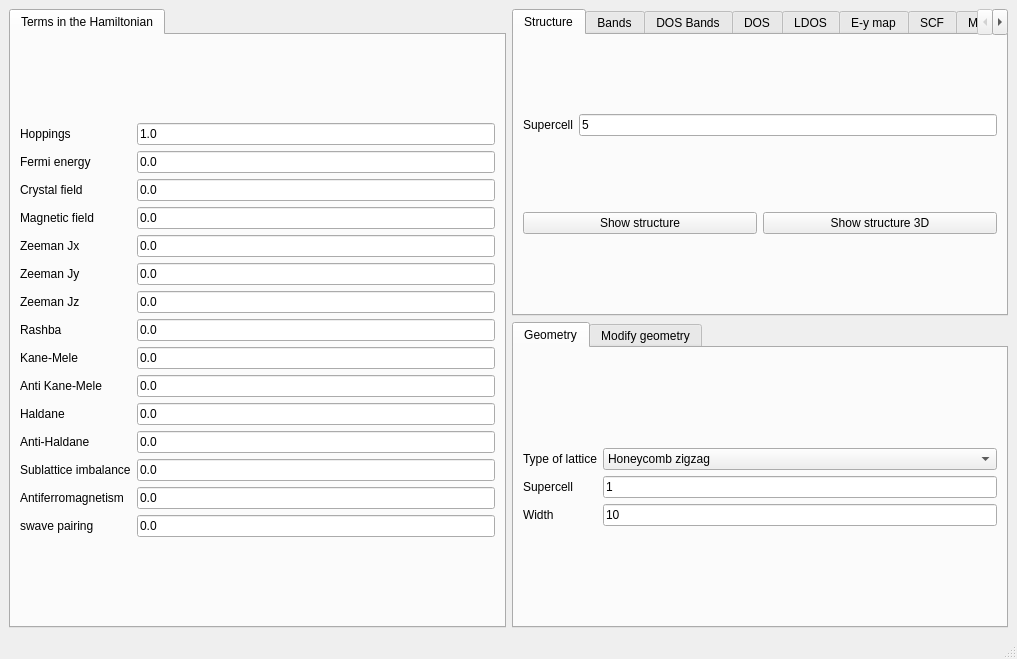
<?xml version="1.0" encoding="UTF-8"?>
<ui version="4.0">
 <class>MainWindow</class>
 <widget class="QMainWindow" name="MainWindow">
  <property name="geometry">
   <rect>
    <x>0</x>
    <y>0</y>
    <width>1017</width>
    <height>659</height>
   </rect>
  </property>
  <property name="windowTitle">
   <string>1D systems</string>
  </property>
  <widget class="QWidget" name="centralwidget">
   <layout class="QGridLayout" name="gridLayout_7">
    <item row="0" column="0" rowspan="2">
     <widget class="QTabWidget" name="tabWidget_2">
      <property name="currentIndex">
       <number>0</number>
      </property>
      <widget class="QWidget" name="tab_3">
       <attribute name="title">
        <string>Terms in the Hamiltonian</string>
       </attribute>
       <layout class="QGridLayout" name="gridLayout_19">
        <item row="0" column="0">
         <layout class="QGridLayout" name="gridLayout">
          <item row="14" column="1">
           <widget class="QLineEdit" name="swave">
            <property name="text">
             <string>0.0</string>
            </property>
           </widget>
          </item>
          <item row="6" column="1">
           <widget class="QLineEdit" name="Bz">
            <property name="text">
             <string>0.0</string>
            </property>
           </widget>
          </item>
          <item row="4" column="1">
           <widget class="QLineEdit" name="Bx">
            <property name="text">
             <string>0.0</string>
            </property>
           </widget>
          </item>
          <item row="6" column="0">
           <widget class="QLabel" name="label_5">
            <property name="text">
             <string>Zeeman Jz</string>
            </property>
           </widget>
          </item>
          <item row="12" column="1">
           <widget class="QLineEdit" name="mAB">
            <property name="text">
             <string>0.0</string>
            </property>
           </widget>
          </item>
          <item row="5" column="1">
           <widget class="QLineEdit" name="By">
            <property name="text">
             <string>0.0</string>
            </property>
           </widget>
          </item>
          <item row="1" column="0">
           <widget class="QLabel" name="label">
            <property name="text">
             <string>Fermi energy</string>
            </property>
           </widget>
          </item>
          <item row="3" column="1">
           <widget class="QLineEdit" name="peierls">
            <property name="enabled">
             <bool>true</bool>
            </property>
            <property name="text">
             <string>0.0</string>
            </property>
           </widget>
          </item>
          <item row="8" column="1">
           <widget class="QLineEdit" name="kanemele">
            <property name="text">
             <string>0.0</string>
            </property>
           </widget>
          </item>
          <item row="10" column="0">
           <widget class="QLabel" name="label_24">
            <property name="text">
             <string>Haldane</string>
            </property>
           </widget>
          </item>
          <item row="11" column="1">
           <widget class="QLineEdit" name="antihaldane">
            <property name="text">
             <string>0.0</string>
            </property>
           </widget>
          </item>
          <item row="14" column="0">
           <widget class="QLabel" name="label_26">
            <property name="text">
             <string>swave pairing</string>
            </property>
           </widget>
          </item>
          <item row="1" column="1">
           <widget class="QLineEdit" name="fermi">
            <property name="enabled">
             <bool>true</bool>
            </property>
            <property name="text">
             <string>0.0</string>
            </property>
           </widget>
          </item>
          <item row="7" column="1">
           <widget class="QLineEdit" name="rashba">
            <property name="text">
             <string>0.0</string>
            </property>
           </widget>
          </item>
          <item row="10" column="1">
           <widget class="QLineEdit" name="haldane">
            <property name="text">
             <string>0.0</string>
            </property>
           </widget>
          </item>
          <item row="13" column="1">
           <widget class="QLineEdit" name="mAF">
            <property name="text">
             <string>0.0</string>
            </property>
           </widget>
          </item>
          <item row="7" column="0">
           <widget class="QLabel" name="label_10">
            <property name="text">
             <string>Rashba</string>
            </property>
           </widget>
          </item>
          <item row="8" column="0">
           <widget class="QLabel" name="label_11">
            <property name="text">
             <string>Kane-Mele</string>
            </property>
           </widget>
          </item>
          <item row="4" column="0">
           <widget class="QLabel" name="label_3">
            <property name="text">
             <string>Zeeman Jx</string>
            </property>
           </widget>
          </item>
          <item row="5" column="0">
           <widget class="QLabel" name="label_4">
            <property name="text">
             <string>Zeeman Jy</string>
            </property>
           </widget>
          </item>
          <item row="12" column="0">
           <widget class="QLabel" name="label_12">
            <property name="text">
             <string>Sublattice imbalance</string>
            </property>
           </widget>
          </item>
          <item row="3" column="0">
           <widget class="QLabel" name="label_14">
            <property name="text">
             <string>Magnetic field</string>
            </property>
           </widget>
          </item>
          <item row="13" column="0">
           <widget class="QLabel" name="label_13">
            <property name="text">
             <string>Antiferromagnetism</string>
            </property>
           </widget>
          </item>
          <item row="11" column="0">
           <widget class="QLabel" name="label_25">
            <property name="text">
             <string>Anti-Haldane</string>
            </property>
           </widget>
          </item>
          <item row="9" column="1">
           <widget class="QLineEdit" name="antikanemele">
            <property name="text">
             <string>0.0</string>
            </property>
           </widget>
          </item>
          <item row="9" column="0">
           <widget class="QLabel" name="label_37">
            <property name="text">
             <string>Anti Kane-Mele</string>
            </property>
           </widget>
          </item>
          <item row="2" column="1">
           <widget class="QLineEdit" name="crystalfield">
            <property name="text">
             <string>0.0</string>
            </property>
           </widget>
          </item>
          <item row="2" column="0">
           <widget class="QLabel" name="label_17">
            <property name="text">
             <string>Crystal field</string>
            </property>
           </widget>
          </item>
          <item row="0" column="1">
           <widget class="QLineEdit" name="hoppings">
            <property name="toolTip">
             <string extracomment="Hoppings of the system. If you put several numbers separated by commas, the first number is the 1st NN hopping, the second number the 2nd NN hopping, etc"/>
            </property>
            <property name="text">
             <string>1.0</string>
            </property>
           </widget>
          </item>
          <item row="0" column="0">
           <widget class="QLabel" name="label_21">
            <property name="text">
             <string>Hoppings</string>
            </property>
           </widget>
          </item>
         </layout>
        </item>
       </layout>
      </widget>
     </widget>
    </item>
    <item row="0" column="1">
     <widget class="QTabWidget" name="tabWidget_3">
      <property name="currentIndex">
       <number>0</number>
      </property>
      <widget class="QWidget" name="tab_4">
       <attribute name="title">
        <string>Structure</string>
       </attribute>
       <layout class="QGridLayout" name="gridLayout_9">
        <item row="1" column="0">
         <widget class="QPushButton" name="show_structure">
          <property name="text">
           <string>Show structure</string>
          </property>
         </widget>
        </item>
        <item row="1" column="1">
         <widget class="QPushButton" name="show_structure_3d">
          <property name="text">
           <string>Show structure 3D</string>
          </property>
         </widget>
        </item>
        <item row="0" column="0" colspan="2">
         <layout class="QGridLayout" name="gridLayout_3">
          <item row="0" column="1">
           <widget class="QLineEdit" name="nsuper_struct">
            <property name="text">
             <string>5</string>
            </property>
           </widget>
          </item>
          <item row="0" column="0">
           <widget class="QLabel" name="label_7">
            <property name="text">
             <string>Supercell</string>
            </property>
           </widget>
          </item>
         </layout>
        </item>
       </layout>
      </widget>
      <widget class="QWidget" name="tab_5">
       <attribute name="title">
        <string>Bands</string>
       </attribute>
       <layout class="QGridLayout" name="gridLayout_8">
        <item row="0" column="0">
         <widget class="QPushButton" name="show_bands">
          <property name="text">
           <string>Band structure</string>
          </property>
         </widget>
        </item>
        <item row="1" column="0">
         <layout class="QGridLayout" name="gridLayout_2">
          <item row="1" column="0">
           <widget class="QLabel" name="label_9">
            <property name="text">
             <string># kpoints</string>
            </property>
           </widget>
          </item>
          <item row="0" column="0">
           <widget class="QLabel" name="label_15">
            <property name="text">
             <string>Operator</string>
            </property>
           </widget>
          </item>
          <item row="0" column="1">
           <widget class="QComboBox" name="bands_color">
            <property name="currentIndex">
             <number>0</number>
            </property>
            <item>
             <property name="text">
              <string>None</string>
             </property>
            </item>
            <item>
             <property name="text">
              <string>y-position</string>
             </property>
            </item>
            <item>
             <property name="text">
              <string>Sx</string>
             </property>
            </item>
            <item>
             <property name="text">
              <string>Sy</string>
             </property>
            </item>
            <item>
             <property name="text">
              <string>Sz</string>
             </property>
            </item>
            <item>
             <property name="text">
              <string>Valley</string>
             </property>
            </item>
            <item>
             <property name="text">
              <string>IPR</string>
             </property>
            </item>
            <item>
             <property name="text">
              <string>Bulk</string>
             </property>
            </item>
            <item>
             <property name="text">
              <string>Edge</string>
             </property>
            </item>
           </widget>
          </item>
          <item row="1" column="1">
           <widget class="QLineEdit" name="nk_bands">
            <property name="text">
             <string>100</string>
            </property>
           </widget>
          </item>
         </layout>
        </item>
       </layout>
      </widget>
      <widget class="QWidget" name="tab_9">
       <attribute name="title">
        <string>DOS Bands</string>
       </attribute>
       <layout class="QVBoxLayout" name="verticalLayout_2">
        <item>
         <layout class="QGridLayout" name="gridLayout_11">
          <item row="0" column="1">
           <widget class="QLineEdit" name="delta_kbands">
            <property name="text">
             <string>0.02</string>
            </property>
           </widget>
          </item>
          <item row="0" column="0">
           <widget class="QLabel" name="label_27">
            <property name="text">
             <string>Smearing</string>
            </property>
           </widget>
          </item>
          <item row="1" column="1">
           <widget class="QLineEdit" name="ne_kbands">
            <property name="text">
             <string>400</string>
            </property>
           </widget>
          </item>
          <item row="1" column="0">
           <widget class="QLabel" name="label_28">
            <property name="text">
             <string># of energies</string>
            </property>
           </widget>
          </item>
          <item row="2" column="0">
           <widget class="QLabel" name="label_29">
            <property name="text">
             <string>Energy window</string>
            </property>
           </widget>
          </item>
          <item row="2" column="1">
           <widget class="QLineEdit" name="window_kbands">
            <property name="text">
             <string>3.0</string>
            </property>
           </widget>
          </item>
          <item row="3" column="0">
           <widget class="QLabel" name="label_30">
            <property name="text">
             <string>KPM scale</string>
            </property>
           </widget>
          </item>
          <item row="3" column="1">
           <widget class="QLineEdit" name="scale_kbands">
            <property name="text">
             <string>10.0</string>
            </property>
           </widget>
          </item>
          <item row="4" column="0">
           <widget class="QLabel" name="label_31">
            <property name="text">
             <string># vectors</string>
            </property>
           </widget>
          </item>
          <item row="4" column="1">
           <widget class="QLineEdit" name="nv_kbands">
            <property name="text">
             <string>3</string>
            </property>
           </widget>
          </item>
         </layout>
        </item>
        <item>
         <widget class="QPushButton" name="show_dosbands">
          <property name="toolTip">
           <string>This is equivalent to band structure calculation, but it can be applied for very large systems</string>
          </property>
          <property name="text">
           <string>Show DOS Bands</string>
          </property>
         </widget>
        </item>
       </layout>
      </widget>
      <widget class="QWidget" name="tab_6">
       <attribute name="title">
        <string>DOS</string>
       </attribute>
       <layout class="QGridLayout" name="gridLayout_14">
        <item row="1" column="0">
         <layout class="QGridLayout" name="gridLayout_5">
          <item row="0" column="0">
           <widget class="QLabel" name="label_16">
            <property name="text">
             <string>Smearing</string>
            </property>
           </widget>
          </item>
          <item row="0" column="1">
           <widget class="QLineEdit" name="dos_delta">
            <property name="text">
             <string>0.01</string>
            </property>
           </widget>
          </item>
          <item row="1" column="0">
           <widget class="QLabel" name="label_40">
            <property name="text">
             <string>Number of k-points</string>
            </property>
           </widget>
          </item>
          <item row="1" column="1">
           <widget class="QLineEdit" name="dos_nk">
            <property name="text">
             <string>400</string>
            </property>
           </widget>
          </item>
          <item row="2" column="1">
           <widget class="QLineEdit" name="dos_ewindow">
            <property name="text">
             <string>4.0</string>
            </property>
           </widget>
          </item>
          <item row="2" column="0">
           <widget class="QLabel" name="label_41">
            <property name="text">
             <string>Energy window</string>
            </property>
           </widget>
          </item>
         </layout>
        </item>
        <item row="2" column="0">
         <widget class="QPushButton" name="show_dos">
          <property name="text">
           <string>Density of states</string>
          </property>
         </widget>
        </item>
       </layout>
      </widget>
      <widget class="QWidget" name="tab_7">
       <attribute name="title">
        <string>LDOS</string>
       </attribute>
       <layout class="QGridLayout" name="gridLayout_6">
        <item row="0" column="0">
         <layout class="QGridLayout" name="gridLayout_22">
          <item row="0" column="1">
           <widget class="QLineEdit" name="multildos_ewindow">
            <property name="toolTip">
             <string>Energy window</string>
            </property>
            <property name="text">
             <string>1.5</string>
            </property>
           </widget>
          </item>
          <item row="3" column="1">
           <widget class="QLineEdit" name="multildos_delta">
            <property name="toolTip">
             <string>Energy smearing</string>
            </property>
            <property name="text">
             <string>0.03</string>
            </property>
           </widget>
          </item>
          <item row="3" column="0">
           <widget class="QLabel" name="label_36">
            <property name="text">
             <string>Smearing</string>
            </property>
           </widget>
          </item>
          <item row="0" column="0">
           <widget class="QLabel" name="label_42">
            <property name="text">
             <string>Energy window</string>
            </property>
           </widget>
          </item>
          <item row="1" column="1">
           <widget class="QLineEdit" name="multildos_nk">
            <property name="toolTip">
             <string>Number of kpoints used</string>
            </property>
            <property name="text">
             <string>50</string>
            </property>
           </widget>
          </item>
          <item row="6" column="0" colspan="2">
           <widget class="QPushButton" name="show_multildos">
            <property name="text">
             <string>Show LDOS</string>
            </property>
           </widget>
          </item>
          <item row="1" column="0">
           <widget class="QLabel" name="label_43">
            <property name="text">
             <string>Number of kpoints</string>
            </property>
           </widget>
          </item>
          <item row="2" column="0">
           <widget class="QLabel" name="label_44">
            <property name="text">
             <string>Number of unit cells</string>
            </property>
           </widget>
          </item>
          <item row="2" column="1">
           <widget class="QLineEdit" name="multildos_nrep">
            <property name="toolTip">
             <string>Number of replicas of the unit cell to plot</string>
            </property>
            <property name="text">
             <string>15</string>
            </property>
           </widget>
          </item>
          <item row="4" column="1">
           <widget class="QComboBox" name="basis_ldos">
            <property name="toolTip">
             <string>Choose the basis of the LDOS, projection onto the tight binding basis, or directly in true real space assuming a certain atomic-like wavefunction</string>
            </property>
            <item>
             <property name="text">
              <string>Tight binding</string>
             </property>
            </item>
            <item>
             <property name="text">
              <string>Real space atomic orbitals</string>
             </property>
            </item>
           </widget>
          </item>
          <item row="5" column="1">
           <widget class="QLineEdit" name="ratomic_ldos">
            <property name="toolTip">
             <string>Radii of the atomic-like wavefunctions put in every site. Only affects the result for ht eBasis &quot;Real space atomic orbitals&quot;</string>
            </property>
            <property name="text">
             <string>1.5</string>
            </property>
           </widget>
          </item>
          <item row="4" column="0">
           <widget class="QLabel" name="label_19">
            <property name="text">
             <string>Basis</string>
            </property>
           </widget>
          </item>
          <item row="5" column="0">
           <widget class="QLabel" name="label_20">
            <property name="text">
             <string>Local orbital radii</string>
            </property>
           </widget>
          </item>
         </layout>
        </item>
       </layout>
      </widget>
      <widget class="QWidget" name="tab_13">
       <attribute name="title">
        <string>E-y map</string>
       </attribute>
       <layout class="QGridLayout" name="gridLayout_13">
        <item row="0" column="0">
         <layout class="QGridLayout" name="gridLayout_23">
          <item row="2" column="1">
           <widget class="QLineEdit" name="ldos_delta">
            <property name="toolTip">
             <string>Energy smearing</string>
            </property>
            <property name="text">
             <string>0.03</string>
            </property>
           </widget>
          </item>
          <item row="2" column="0">
           <widget class="QLabel" name="label_38">
            <property name="text">
             <string>Smearing</string>
            </property>
           </widget>
          </item>
          <item row="0" column="0">
           <widget class="QLabel" name="label_45">
            <property name="text">
             <string>Energy window</string>
            </property>
           </widget>
          </item>
          <item row="1" column="1">
           <widget class="QLineEdit" name="ldos_nk">
            <property name="toolTip">
             <string>Number of kpoints used</string>
            </property>
            <property name="text">
             <string>50</string>
            </property>
           </widget>
          </item>
          <item row="4" column="0" colspan="2">
           <widget class="QPushButton" name="show_ldos">
            <property name="text">
             <string>Show LDOS</string>
            </property>
           </widget>
          </item>
          <item row="0" column="1">
           <widget class="QLineEdit" name="ldos_ewindow">
            <property name="toolTip">
             <string>Energy window</string>
            </property>
            <property name="text">
             <string>1.5</string>
            </property>
           </widget>
          </item>
          <item row="1" column="0">
           <widget class="QLabel" name="label_46">
            <property name="text">
             <string>Number of kpoints</string>
            </property>
           </widget>
          </item>
          <item row="3" column="1">
           <widget class="QComboBox" name="ldos_operator">
            <item>
             <property name="text">
              <string>None</string>
             </property>
            </item>
            <item>
             <property name="text">
              <string>current</string>
             </property>
            </item>
           </widget>
          </item>
          <item row="3" column="0">
           <widget class="QLabel" name="label_18">
            <property name="text">
             <string>Operator</string>
            </property>
           </widget>
          </item>
         </layout>
        </item>
       </layout>
      </widget>
      <widget class="QWidget" name="tab">
       <attribute name="title">
        <string>SCF</string>
       </attribute>
       <layout class="QGridLayout" name="gridLayout_16">
        <item row="0" column="0">
         <widget class="QTabWidget" name="tabWidget_4">
          <property name="currentIndex">
           <number>0</number>
          </property>
          <widget class="QWidget" name="tab_12">
           <attribute name="title">
            <string>Basic</string>
           </attribute>
           <layout class="QGridLayout" name="gridLayout_18">
            <item row="0" column="0" colspan="2">
             <layout class="QGridLayout" name="gridLayout_10">
              <item row="0" column="1">
               <widget class="QComboBox" name="scf_initialization">
                <item>
                 <property name="text">
                  <string>antiferro</string>
                 </property>
                </item>
                <item>
                 <property name="text">
                  <string>ferro</string>
                 </property>
                </item>
                <item>
                 <property name="text">
                  <string>random</string>
                 </property>
                </item>
               </widget>
              </item>
              <item row="0" column="0">
               <widget class="QLabel" name="label_22">
                <property name="text">
                 <string>Initialization</string>
                </property>
               </widget>
              </item>
              <item row="1" column="0">
               <widget class="QLabel" name="label_23">
                <property name="text">
                 <string>Hubbard</string>
                </property>
               </widget>
              </item>
              <item row="1" column="1">
               <widget class="QLineEdit" name="hubbard">
                <property name="text">
                 <string>2.0</string>
                </property>
               </widget>
              </item>
              <item row="2" column="0">
               <widget class="QLabel" name="label_34">
                <property name="text">
                 <string>Filling</string>
                </property>
               </widget>
              </item>
              <item row="2" column="1">
               <widget class="QLineEdit" name="filling_scf">
                <property name="text">
                 <string>0.5</string>
                </property>
               </widget>
              </item>
             </layout>
            </item>
            <item row="1" column="0">
             <widget class="QCheckBox" name="do_scf">
              <property name="text">
               <string>Include mean field</string>
              </property>
             </widget>
            </item>
            <item row="1" column="1">
             <widget class="QPushButton" name="solve_scf">
              <property name="text">
               <string>Solve SCF</string>
              </property>
             </widget>
            </item>
           </layout>
          </widget>
          <widget class="QWidget" name="tab_11">
           <attribute name="title">
            <string>Convergence</string>
           </attribute>
           <widget class="QWidget" name="gridLayoutWidget_12">
            <property name="geometry">
             <rect>
              <x>30</x>
              <y>30</y>
              <width>215</width>
              <height>161</height>
             </rect>
            </property>
            <layout class="QGridLayout" name="gridLayout_12">
             <item row="0" column="0">
              <widget class="QLabel" name="label_32">
               <property name="text">
                <string>Mixing</string>
               </property>
              </widget>
             </item>
             <item row="1" column="0">
              <widget class="QLabel" name="label_33">
               <property name="text">
                <string># of kpoints</string>
               </property>
              </widget>
             </item>
             <item row="1" column="1">
              <widget class="QLineEdit" name="nk_scf">
               <property name="text">
                <string>10</string>
               </property>
              </widget>
             </item>
             <item row="0" column="1">
              <widget class="QLineEdit" name="mix_scf">
               <property name="text">
                <string>0.9</string>
               </property>
              </widget>
             </item>
             <item row="2" column="0">
              <widget class="QLabel" name="label_35">
               <property name="text">
                <string>Smearing</string>
               </property>
              </widget>
             </item>
             <item row="2" column="1">
              <widget class="QLineEdit" name="smearing_scf">
               <property name="text">
                <string>0.01</string>
               </property>
              </widget>
             </item>
            </layout>
           </widget>
          </widget>
         </widget>
        </item>
       </layout>
      </widget>
      <widget class="QWidget" name="tab_8">
       <attribute name="title">
        <string>Magnetism</string>
       </attribute>
       <layout class="QGridLayout" name="gridLayout_17">
        <item row="0" column="0">
         <widget class="QLabel" name="label_39">
          <property name="text">
           <string>Number of unit cells</string>
          </property>
         </widget>
        </item>
        <item row="0" column="1">
         <widget class="QLineEdit" name="magnetization_nrep">
          <property name="text">
           <string>5</string>
          </property>
         </widget>
        </item>
        <item row="1" column="0" colspan="2">
         <widget class="QPushButton" name="show_magnetism">
          <property name="text">
           <string>Show magnetism</string>
          </property>
         </widget>
        </item>
       </layout>
      </widget>
     </widget>
    </item>
    <item row="1" column="1">
     <widget class="QTabWidget" name="tabWidget">
      <property name="currentIndex">
       <number>0</number>
      </property>
      <property name="documentMode">
       <bool>false</bool>
      </property>
      <property name="tabsClosable">
       <bool>false</bool>
      </property>
      <property name="movable">
       <bool>false</bool>
      </property>
      <widget class="QWidget" name="tab_2">
       <attribute name="title">
        <string>Geometry</string>
       </attribute>
       <layout class="QGridLayout" name="gridLayout_20">
        <item row="0" column="0">
         <layout class="QGridLayout" name="gridLayout_4">
          <item row="0" column="0">
           <widget class="QLabel" name="label_8">
            <property name="text">
             <string>Type of lattice</string>
            </property>
           </widget>
          </item>
          <item row="0" column="1">
           <widget class="QComboBox" name="lattice">
            <item>
             <property name="text">
              <string>Honeycomb zigzag</string>
             </property>
            </item>
            <item>
             <property name="text">
              <string>Honeycomb armchair</string>
             </property>
            </item>
            <item>
             <property name="text">
              <string>Square</string>
             </property>
            </item>
            <item>
             <property name="text">
              <string>Chain</string>
             </property>
            </item>
            <item>
             <property name="text">
              <string>Bichain</string>
             </property>
            </item>
            <item>
             <property name="text">
              <string>Triangular</string>
             </property>
            </item>
            <item>
             <property name="text">
              <string>Kagome</string>
             </property>
            </item>
            <item>
             <property name="text">
              <string>Lieb</string>
             </property>
            </item>
           </widget>
          </item>
          <item row="1" column="1">
           <widget class="QLineEdit" name="nsuper">
            <property name="text">
             <string>1</string>
            </property>
           </widget>
          </item>
          <item row="1" column="0">
           <widget class="QLabel" name="label_6">
            <property name="text">
             <string>Supercell</string>
            </property>
           </widget>
          </item>
          <item row="2" column="0">
           <widget class="QLabel" name="label_2">
            <property name="text">
             <string>Width</string>
            </property>
           </widget>
          </item>
          <item row="2" column="1">
           <widget class="QLineEdit" name="width">
            <property name="text">
             <string>10</string>
            </property>
           </widget>
          </item>
         </layout>
        </item>
       </layout>
      </widget>
      <widget class="QWidget" name="tab_10">
       <attribute name="title">
        <string>Modify geometry</string>
       </attribute>
       <layout class="QVBoxLayout" name="verticalLayout">
        <item>
         <layout class="QGridLayout" name="gridLayout_21">
          <item row="0" column="0">
           <widget class="QCheckBox" name="remove_single_bonded">
            <property name="toolTip">
             <string>Remove atoms that have a single bond in the structure</string>
            </property>
            <property name="text">
             <string>Remove single bonds</string>
            </property>
            <property name="checked">
             <bool>true</bool>
            </property>
           </widget>
          </item>
          <item row="1" column="0">
           <widget class="QCheckBox" name="remove_selected">
            <property name="text">
             <string>Remove selected atoms</string>
            </property>
           </widget>
          </item>
          <item row="2" column="0">
           <widget class="QPushButton" name="select_atoms_removal">
            <property name="text">
             <string>Select atoms to remove</string>
            </property>
           </widget>
          </item>
         </layout>
        </item>
       </layout>
      </widget>
     </widget>
    </item>
   </layout>
  </widget>
  <widget class="QMenuBar" name="menubar">
   <property name="geometry">
    <rect>
     <x>0</x>
     <y>0</y>
     <width>1017</width>
     <height>20</height>
    </rect>
   </property>
  </widget>
  <widget class="QStatusBar" name="statusbar"/>
 </widget>
 <resources/>
 <connections/>
</ui>
